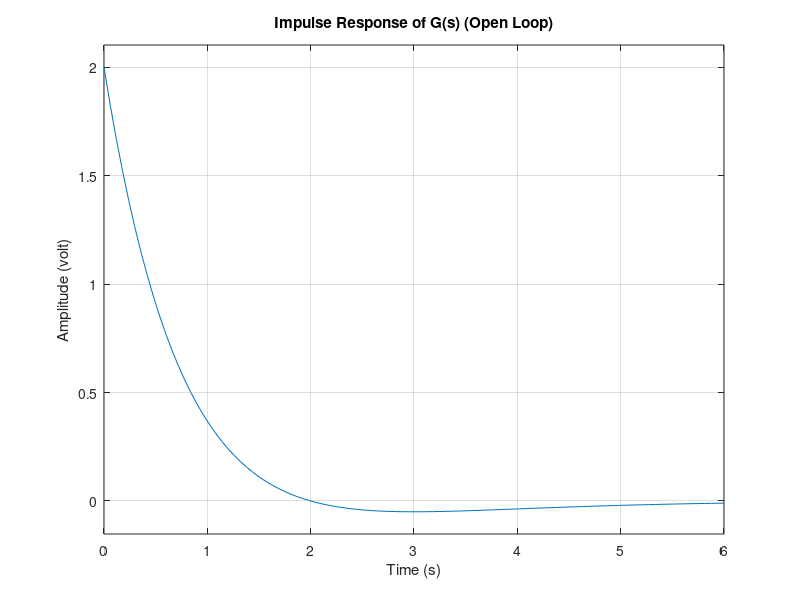

Here is the MATLAB script that generated this plot:
% Lab 1 Define and analyze G(s) = (2s+1)(s^2+2s+1)

clear; close all; clc

% 1) Define the transfer function G(s)
num = [2 1];        % Numerator coefficients 2s + 1
den = [1 2 1];      % Denominator coefficients s^2 + 2s + 1
G = tf(num, den);   % Create transfer function model

% 2) Display canonical form
%    G(s) = 2(s + 0.5)(s + 1)^2
fprintf('Canonical form G(s) = 2(s + 0.5)(s + 1)^2nn');

% 3) Extract system properties
z = zero(G);        % Zeros of G(s)
p = pole(G);        % Poles of G(s)
K = dcgain(G);      % Static gain (DC gain)

fprintf('Zeros  %sn', mat2str(z.'));
fprintf('Poles  %sn', mat2str(p.'));
fprintf('DC Gain %.3fnn', K);

% 4) Plot step and impulse responses
figure;
subplot(2,1,1);
step(G);
title('Step Response of G(s) (Open Loop)');
xlabel('Time (s)');
ylabel('Amplitude (volt)');
grid on;

subplot(2,1,2);
impulse(G);
title('Impulse Response of G(s) (Open Loop)');
xlabel('Time (s)');
ylabel('Amplitude (volt)');
grid on;

% End of script
